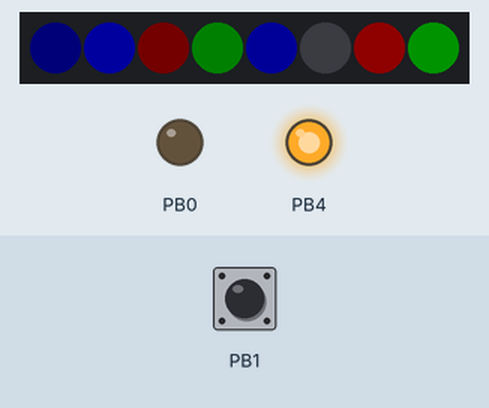
Bench run of a program on a simulated ATtiny85, built with avr-gcc and run on an emulated ATtiny85. On the bench: 8 RGB LEDs in strip order, left to right, output pins drawn as LEDs (lit = HIGH). Inputs (shaded band) come from the test bench; at power-on: PB1 HIGH. Dim RGB values are drawn brighter than linear; random numbers use the default seed unless the program sets one.

Above: at 1.2 s.
1.3 s: PB1 pulled LOW for 0.15 s
At 1.67 s:
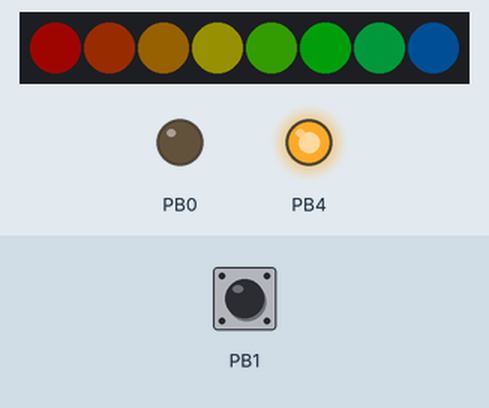
2.0 s: PB1 pulled LOW for 0.15 s
At 2.66 s:
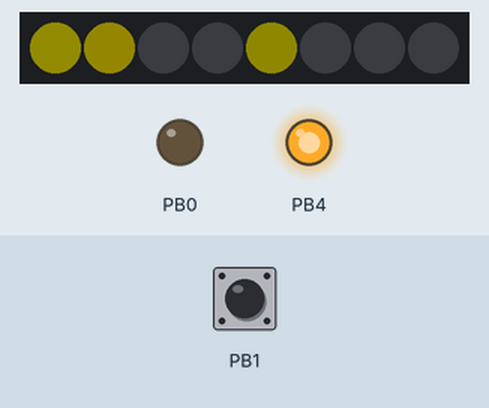
2.7 s: PB1 pulled LOW for 0.15 s
At 3.28 s:
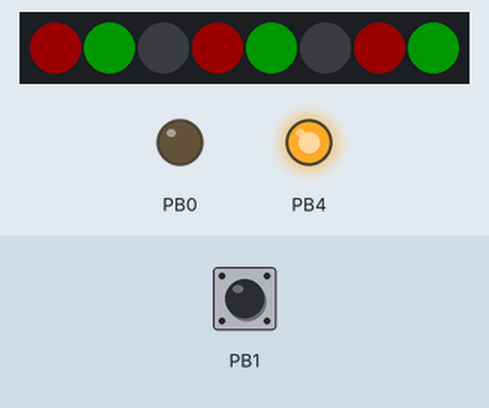
3.4 s: PB1 pulled LOW for 0.15 s
4.1 s: PB1 pulled LOW for 0.15 s
At 4.43 s:
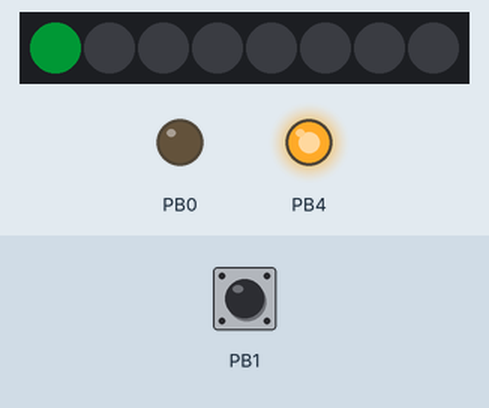
4.8 s: PB1 pulled LOW for 0.15 s
At 5.45 s:
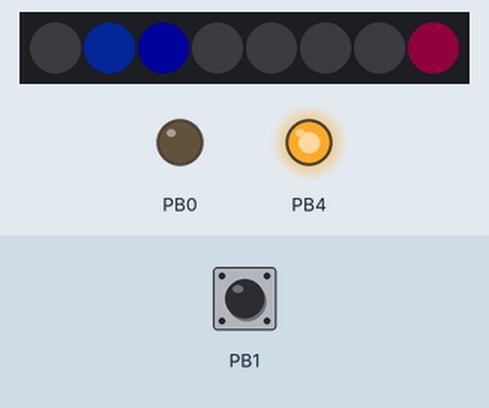
Timing chart, 0 to 8.3 s (numbered marks = the images above; inputs shaded):
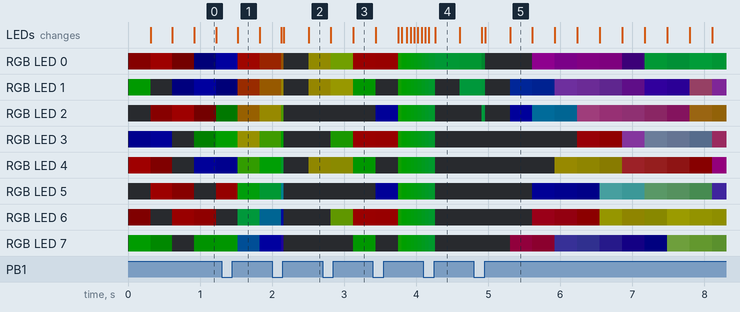

The program:

main.cpp
```cpp
// xmas_v4 HybridAir 2017
// designed for an attiny85

#include "main.hpp"


// HACKY FIX AHEAD
// this stuff is needed to keep the compiler from screaming
// in reference to https://www.reddit.com/r/arduino/comments/4vdr3b/neopixel_goggles_with_attiny85/d5y8z3q/
// do this too: https://github.com/FastLED/FastLED/issues/413
// refer to this maybe: https://github.com/FastLED/FastLED/issues/485
extern "C" void __cxa_pure_virtual(void) __attribute__ ((__noreturn__));
extern "C" void __cxa_deleted_virtual(void) __attribute__ ((__noreturn__));
void __cxa_pure_virtual(void) {
    abort();
}
void __cxa_deleted_virtual(void) {
    abort();
}
FASTLED_USING_NAMESPACE


CRGB leds[NUM_LEDS];                                                            // an array to hold all of the leds and their rgb color values
bool prevBtn = false;                                                           // the last recorded button state
uint32_t btnTimer = 0;                                                          // timer used to measure button hold time and debouncing


void setup() {
    DDRB = _BV(POWER_PIN) | _BV(PB0);                                           // set the power pin and test led to output mode
    PORTB |= _BV(POWER_PIN);                                                    // default the power pin to high, do this asap
    PORTB |= _BV(BUTTON_PIN);                                                   // enable the internal pullup on the button pin

    // set up fastled
    FastLED.addLeds<NEOPIXEL,LED_PIN>(leds, NUM_LEDS).setCorrection(TypicalLEDStrip);
    FastLED.setBrightness(BRIGHTNESS);                                          // set the limited master led brightness
    setAnim(EEPROM.read(0));                                                    // get the last played animation out of the eeprom
}


void loop() {
    runAnim();                                                                  // display the led aniamtion
    checkButton();                                                              // check the button for updates

    if(millis() >= AUTO_SHUTDOWN_DELAY) {                                       // if the current time is greater than the auto shutdown delay value
        shutdown();
    }
}


// saves the currently playing animation and shuts the device down
void shutdown() {
    FastLED.clear();                                                            // turn the leds off
    FastLED.show();
    EEPROM.write(0, currentAnim());                                             // save the current animation to the eeprom
    delay(1000);                                                                // time to stabilize

    set_sleep_mode(SLEEP_MODE_PWR_DOWN);                                        // set the sleep mode
    sleep_enable();                                                             // sets the Sleep Enable bit in the MCUCR Register (SE BIT)

    // turn off the power and button pullup pins
    DDRB = 0;
    PORTB = 0;
    sleep_cpu();                            // sleep (just in case)
    delay(1000);                                                                // delay here to prevent the leds from coming back while the latch turns off
}


// monitors button presses, measures held duration, and processes accordingly
void checkButton() {
    bool newBtn = !(PINB & _BV(BUTTON_PIN));                                    // button input is active LOW, so invert here to make the following logic easier

    if(newBtn != prevBtn) {                                                     // if the button state has changed
        prevBtn = newBtn;                                                       // record the new button state

        if(newBtn) {                                                            // if the button was just pressed
            btnTimer = millis();                                                // start the hold timer to determine what function the user wants to activate
        }
        else {                                                                  // if the button was just released
            if(millis() >= btnTimer + SLEEP_DELAY) {                            // and if it was held for SLEEP_DELAY ms
                // go to sleep here

                //FastLED.clear();                                                            // turn the leds off
                //FastLED.show();
                //EEPROM.write(0, currentAnim());                                             // save the current animation to the eeprom

                //while(!(PINB & _BV(BUTTON_PIN))) {}


                shutdown();
            }
            else if(millis() >= btnTimer + ANIM_DELAY) {                        // if the button was only held for at least ANIM_DELAY ms (essentially a small debounce)
                nextAnim();                                                     // switch animations
            }
        }
    }
}
```

anims.cpp
```cpp
// xmas_v4 HybridAir 2017
// handles all led animation related stuff

#include "anims.hpp"


// displays the currently selected animation
void runAnim() {
    animations[currentAnimIndex]();                                             // call the currently selected animation function to update the led array
    FastLED.show();                                                             // send the new led array out to the actual LED strip
    FastLED.delay(1000/FRAMES_PER_SECOND);                                      // framerate delay
}


// switches to the next animation listed in AnimList animations
void nextAnim() {
    currentAnimIndex = (currentAnimIndex + 1) % ARRAY_SIZE(animations);         // increment the current animation index, and wrap around to 0 if we're at the end
    firstSnow = true;
    FastLED.clear();                                                            // clear the leds
    FastLED.show();
}


// returns the current animation index value
uint8_t currentAnim() {
    return currentAnimIndex;
}


// sets current animation index to the specified input value
void setAnim(uint8_t input) {
    if(input >= ARRAY_SIZE(animations)) {                                       // sanity check
        currentAnimIndex = 0;                                                   // default to animation 0 if the input animation is out of range
    }
    else {
        currentAnimIndex = input;
    }
    FastLED.clear();                                                            // clear the leds
    FastLED.show();
}


// ANIMATIONS ==================================================================


// fades through the rainbow through each led sequentially
void sequentialRGB() {
    fill_rainbow( leds, NUM_LEDS, gHue, 20);
    gHue++;
}


// a glittery, semi-random animation that cycles through the rainbow
void glitterRGB() {

    fadeToBlackBy( leds, NUM_LEDS, 4);                                          // fade all leds out over time until they get randomly updated, by 4/255 (about 1.5%) every cycle

    // every 75 ms, set a random led to a new random color within 24 of the current gHue
    EVERY_N_MILLISECONDS( 75 ) {
        uint8_t pos = random8(NUM_LEDS);                                        // select a random led position
        leds[pos] += CHSV( gHue + random8(24), 255, 255);                       // give that random led a random hue at full brightness
    }
    gHue++;
}


// fades through the rainbow on all leds at the same time
void fullRGB() {
    // sequentially fills the led array with a rainbow starting from the specified offset
    fill_solid( leds, NUM_LEDS, CHSV( gHue, 255, 255));
    gHue++;
}


// a sequentitially lit led moving clockwise, followed by a fading trail
void comet() {
    fadeToBlackBy( leds, NUM_LEDS, 10);                                         // make the trail fade out over time

    EVERY_N_MILLISECONDS( 300 ) {
        cometPos = (cometPos + 1) % NUM_LEDS;                                   // every 300 ms, move the leading led up by 1, and roll over to 0
        gHue++;
    }

    leds[cometPos] = CHSV( gHue, 255, 255);                                    // set a new led at full brightness with the newest hue at the specified position
}


// like the other glitter animation, but with randomly selected colors
void glitterRandom() {
    fadeToBlackBy( leds, NUM_LEDS, 4);

    // every 75 ms, set a random led to a new random color within 24 of the current gGue
    EVERY_N_MILLISECONDS( 75 ) {
        uint8_t pos = random8(NUM_LEDS);                                        // get a random led
        leds[pos] += CHSV( random8(), 255, 255);                                // give that random led a random color at full brightness
    }
}


// a calm, random, white led fading animation, meant to simulate snowfall or something
void snow() {
    if(firstSnow) {
        firstSnow = false;
        letItSnow();                                                            // skip the delay on the first run, so the user knows that the device is still functioning
    }

    EVERY_N_MILLISECONDS( 40 ) {
        fadeToBlackBy( leds, NUM_LEDS, 1);                                      // fade out all leds very slowly
    }

    EVERY_N_MILLISECONDS( 1250 ) {                                              // display new leds every 1250 ms
        letItSnow();
    }
}


// used by the snow animation, displays between 1 and 4 white leds in random positions
void letItSnow() {
    for(uint8_t i = 0; i < random8(1, 4); i++) {                                // display a random amount (within 1 and 4) of leds
        leds[random8(NUM_LEDS)] += CHSV( 0, 0, 128);                            // set a random led to white at mid brightness
    }
}


// fades 3 different color sections using offset sine wave functions
void xmasWave() {

    // sine wave generators for each color section (red, green, and blue in this case (since they're xmas colors idk))
    uint8_t r = beatsin8( 60, 0, 255 );
    uint8_t g = beatsin8( 60, 0, 255, 0, 85);
    uint8_t b = beatsin8( 60, 0, 255, 0, 170);

    uint8_t colorSection = 0;                                                   // counter used for alternating led colors
    for(uint8_t i = 0; i < NUM_LEDS; i++) {                                     // for each led in the strip
        switch(colorSection) {                                                  // display the leds by section (red, then green, then blue, repeating)
            case 0:
                leds[i] = CRGB( r, 0, 0);
                break;
            case 1:
                leds[i] = CRGB( 0, g, 0);
                break;
            case 2:
                leds[i] = CRGB( 0, 0, b);
                break;
        }
        colorSection = (colorSection + 1) % 3;                                  // loop the colorSection counter back to 0
    }
}


// class used to fade a single led in any position and sine wave offset, while randomly changing to a preset color each cycle
Sin8XmasLed::Sin8XmasLed(uint8_t _ledIndex, uint16_t _sinOffset) {
    ledIndex = _ledIndex;
    sinOffset = _sinOffset;
    randColor();                                                                // start at a random color
}


// select a random color preset (red green or blue because xmas colors you know)
void Sin8XmasLed::randColor() {
    switch(random8(3)) {
        case 0:
            currentColor = HUE_RED;
            break;
        case 1:
            currentColor = HUE_GREEN;
            break;
        case 2:
            currentColor = HUE_BLUE;
            break;
    }
}


// displays the led animation, feed it your led array
void Sin8XmasLed::runAnim(CRGB* ledArray) {
    uint8_t brightness = beatsin8( 60, 0, 255, 0, sinOffset);                   // the sine wave function is used to modulate the led's brightness
    if(brightness < prevBrightness) {                                           // check if the brightness is decreasing so we know when to change colors
        decreasing = true;
    }
    else if(decreasing) {                                                       // if the brightness has finished decreasing, it means the cycle has ended so change colors
        decreasing = false;
        randColor();
    }
    prevBrightness = brightness;

    ledArray[ledIndex] = CHSV( currentColor, 255, brightness);                  // display the new led
}


// a Sin8XmasLed object for each led in the strip
Sin8XmasLed led0(0, 0);
Sin8XmasLed led1(1, 90);
Sin8XmasLed led2(2, 180);
Sin8XmasLed led3(3, 270);
Sin8XmasLed led4(4, 315);
Sin8XmasLed led5(5, 225);
Sin8XmasLed led6(6, 135);
Sin8XmasLed led7(7, 45);


//like xmasWave but inetad of preset color "positons", they are random
void randXmasWave() {
    led0.runAnim(leds);
    led1.runAnim(leds);
    led2.runAnim(leds);
    led3.runAnim(leds);
    led4.runAnim(leds);
    led5.runAnim(leds);
    led6.runAnim(leds);
    led7.runAnim(leds);
}
```

anims.hpp
```cpp
#ifndef ANIMS_HPP
#define ANIMS_HPP

#include "main.hpp"


#define ARRAY_SIZE(A) (sizeof(A) / sizeof((A)[0]))                              // array size macro


uint8_t gHue = 0;                                                               // variable hue value used by many animations
uint8_t currentAnimIndex = 0;                                                   // the index of the currently playing animation
uint8_t cometPos = 0;                                                           // used in the cometCW() animation
bool firstSnow = true;                                                          // used in the snow() animation


void sequentialRGB();
void glitterRGB();
void fullRGB();
void comet();
void glitterRandom();
void snow();
void letItSnow();
void xmasWave();
void randXmasWave();


class Sin8XmasLed {
    uint8_t ledIndex;
    uint16_t sinOffset;
    uint8_t currentColor;
    uint8_t tempColor = 0;
    uint8_t prevBrightness = 0;
    bool decreasing = false;
public:
    Sin8XmasLed(uint8_t _ledIndex, uint16_t _sinOffset);
    void randColor();
    void runAnim(CRGB* _ledArray);
};


typedef void (*AnimList[])();                                                   // array to hold all the animation fucntions

// animation function array
AnimList animations = {randXmasWave, sequentialRGB, glitterRGB, xmasWave, fullRGB, comet, glitterRandom, snow};

#endif
```

main.hpp
```cpp
#ifndef MAIN_HPP
#define MAIN_HPP

#include <Arduino.h>
#include "FastLED.h"
#include <EEPROM.h>
#include <avr/sleep.h>


#define BUTTON_PIN PB1
#define POWER_PIN PB4
#define LED_PIN    3

#define BRIGHTNESS          32                                                  // max led brightness out of 255
#define FRAMES_PER_SECOND  60                                                   // animation framerate
#define COLOR_ORDER RGB                                                         // led color order
#define NUM_LEDS    8                                                           // number of leds in the "strip"

#define AUTO_SHUTDOWN_DELAY         3600000                                     // time in ms to wait until auto sleeping (1 hour, but is about 4 minutes slow)
#define ANIM_DELAY          20                                                  // ms the button needs to be held to change animations (essentially a debounce delay)
#define SLEEP_DELAY         1000                                                // ms the button needs to be held to enable sleep mode


uint8_t currentAnim();
void nextAnim();
void setAnim(uint8_t input);
void runAnim();
extern void shutdown();
extern void checkButton();


extern CRGB leds[NUM_LEDS];
extern bool prevBtn;
extern uint32_t btnTimer;


#endif
```
